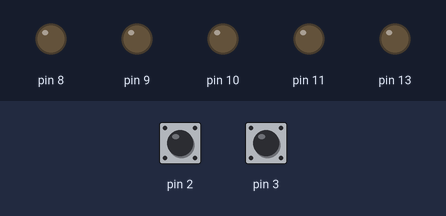
This sketch was run on a simulated Arduino Uno, built with avr-gcc and run on an emulated ATmega328P. Parts: output pins drawn as LEDs (lit = HIGH). Inputs (shaded band) come from the test bench; at power-on: pin 2 HIGH, pin 3 HIGH.

Above: at 1.2 s.
1.3 s: pin 2 pulled LOW for 0.15 s
At 2.5 s:
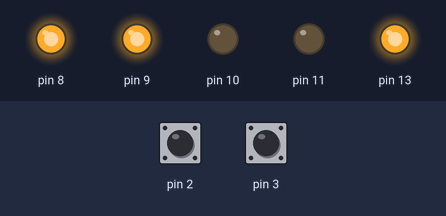
2.9 s: pin 3 pulled LOW for 0.15 s
At 3.7 s:
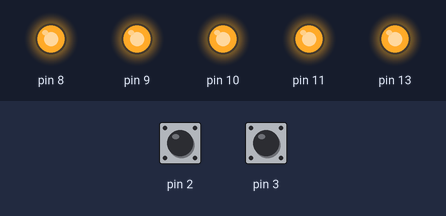
4.5 s: pin 2 pulled LOW for 1 s
At 5.3 s:
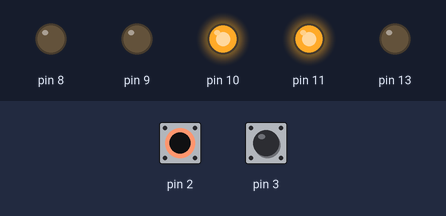
7.0 s: pin 2 pulled LOW for 3.2 s
At 11.0 s:
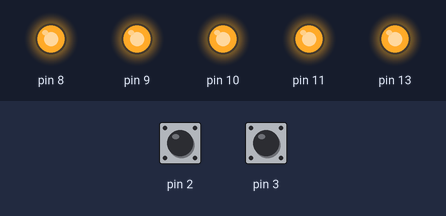
11.7 s: pin 3 pulled LOW for 3.2 s
At 12.1 s:
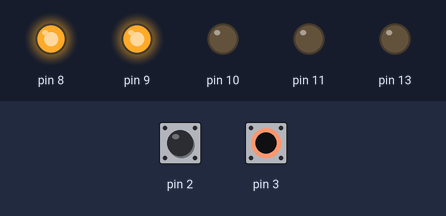
Timing chart, 0 to 16.4 s (numbered marks = the images above; inputs shaded):
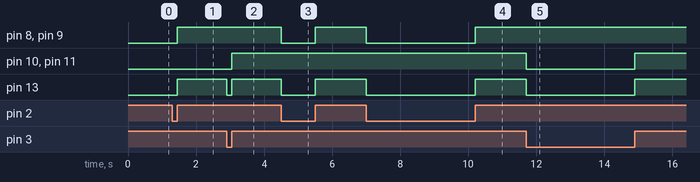

Measured:
- after the input at 1.3 s, pin 8, pin 9, pin 13: LOW → HIGH after 0.15 s
- after the input at 2.9 s, pin 10, pin 11: LOW → HIGH after 0.15 s; pin 13: HIGH → LOW at once, → HIGH 0.15 s later
- after the input at 4.5 s, pin 8, pin 9, pin 13: HIGH → LOW at once, → HIGH 1.0 s later
- after the input at 7.0 s, pin 8, pin 9, pin 13: HIGH → LOW at once, → HIGH 3.2 s later
- after the input at 11.7 s, pin 10, pin 11, pin 13: HIGH → LOW at once, → HIGH 3.2 s later

The sketch:

passthrough.ino
```cpp
//On an ARDUINO uno recieves input on pin 2 and 3 and passes it throug
// pin 2 is mapped to digital pin 8 and 9
// pin 3 is mapped to digital pin 10 and 11

//See here: https://www.instructables.com/id/Fast-digitalRead-digitalWrite-for-Arduino/
//Since it is time critical the registers are used:
// B0 = digital pin 8
// B1 = digital pin 9
// B2 = digital pin 10
// B3 = digital pin 11
// B5 = LED on digital pin 13
//D2 = digital pin 2
//D3 = digital pin 3

//print debug information
boolean debug = false;

volatile boolean pin2Changed = false;
volatile boolean pin3Changed = false;

void passPin2() {
  pin2Changed = true;
}

void passPin3() {
  pin3Changed = true;
}


void setup() {
  pinMode(2, INPUT_PULLUP);
  attachInterrupt(digitalPinToInterrupt(2), passPin2, CHANGE);

  pinMode(3, INPUT_PULLUP);
  attachInterrupt(digitalPinToInterrupt(3), passPin3, CHANGE);

  pinMode(8, OUTPUT);
  pinMode(9, OUTPUT);
  pinMode(10, OUTPUT);
  pinMode(11, OUTPUT);
  pinMode(13, OUTPUT);

  if(debug)
    Serial.begin(115200);
}

void loop() {
  if(pin2Changed){
    //D2 = digital pin 2
    int on = PIND & B00000100;
    if(on == 0){
      //since port 2 is off, disabe port B0 and B1
      //leave the rest as is (but blink the led on B5)
      PORTB = PORTB & B11011100;
    }else{
      //since port 2 is on, enable port B0 and B1
      //leave the rest as is (but blink the led on B5)
      PORTB = PORTB | B00100011;
    }
    pin2Changed = false;

    if(debug){
      Serial.print("Pin 2 changed ");
      Serial.print(digitalRead(2));
      Serial.print(" ");
      Serial.print(on);
      Serial.print(" pin 8 ");
      Serial.print(digitalRead(8));
      Serial.print(" pin 9 ");
      Serial.print(digitalRead(9));
      Serial.println(" ");
    }
  }

  if(pin3Changed){
    //D3 = digital pin 3
    int on = PIND & B00001000;
    if(on > 0){
      //since port 3 is on, enable port B2 and B3
      //leave the rest as is
      PORTB = PORTB | B00101100;
    }else{
      //since port 3 is off, disabe port B2 and B3
      //leave the rest as is
      PORTB = PORTB & B11010011;
    }
     pin3Changed = false;

    if(debug){
      Serial.print("Pin 3 changed ");
      Serial.print(digitalRead(3));
      Serial.print(" ");
      Serial.print(on);
      Serial.print(" pin 10 ");
      Serial.print(digitalRead(10));
      Serial.print(" pin 11 ");
      Serial.print(digitalRead(11));
      Serial.println(" ");
    }
  }
}
```
